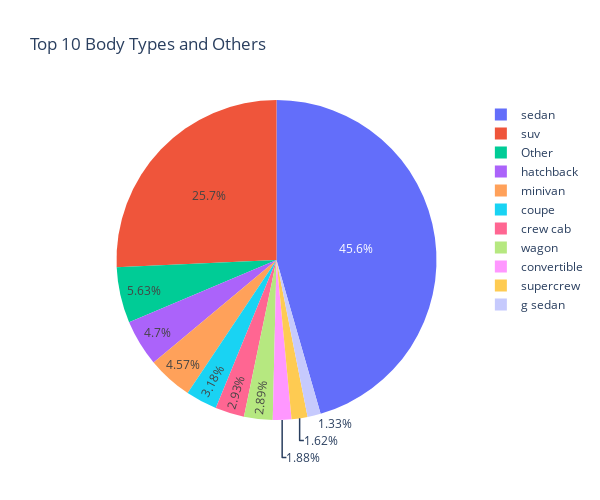

The cell this chart's notebook holds for it:
### Code cell
#Count the occurrences of each body type
body_counts = car_df['body'].value_counts()

#Get the top 10 body types
top_10_bodies = body_counts.head(10)

#Sum the counts of the body types not in the top 10
other_count = body_counts[10:].sum()

#Create a DataFrame with the top 10 bodies
top_bodies_df = pd.DataFrame({
    'body': top_10_bodies.index,
    'percent': top_10_bodies.values / len(car_df)
})

#Calculate 'Other' category and create its DataFrame
other_df = pd.DataFrame({'body': ['Other'], 'percent': [other_count / len(car_df)]})

#Concatenate top 10 bodies DataFrame and 'Other' DataFrame
combined_df = pd.concat([top_bodies_df, other_df], ignore_index=True)

#Create the pie chart using Plotly
fig = px.pie(
    combined_df,
    names='body',
    values='percent',
    title='Top 10 Body Types and Others',
    width=600,
    height=500
)

fig.show()

### Figure 1 — Plotly figure (JSON) as saved in the notebook; plotly's stock layout.template omitted (floating-point values rounded to 4 significant figures)
{"data": [{"domain": {"x": [0, 1], "y": [0, 1]}, "hovertemplate": "body=%{label}<br>percent=%{value}<extra></extra>", "labels": ["sedan", "suv", "hatchback", "minivan", "coupe", "crew cab", "wagon", "convertible", "supercrew", "g sedan", "Other"], "legendgroup": "", "name": "", "showlegend": true, "type": "pie", "values": [0.4555, 0.2573, 0.04697, 0.0457, 0.03178, 0.02932, 0.02886, 0.01875, 0.01617, 0.01328, 0.05632]}], "layout": {"height": 500, "legend": {"tracegroupgap": 0}, "title": {"text": "Top 10 Body Types and Others"}, "width": 600}}
